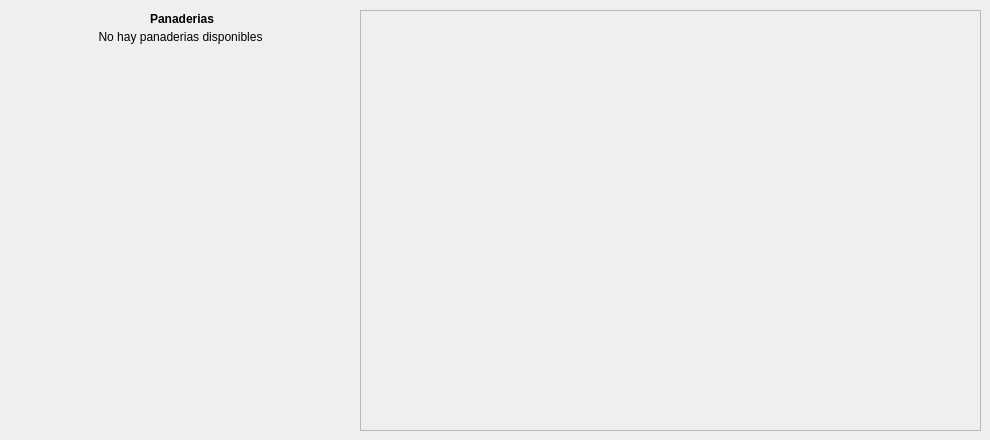
<?xml version="1.0" encoding="UTF-8"?>
<ui version="4.0">
 <class>selectWindow</class>
 <widget class="QWidget" name="selectWindow">
  <property name="geometry">
   <rect>
    <x>0</x>
    <y>0</y>
    <width>990</width>
    <height>440</height>
   </rect>
  </property>
  <property name="windowTitle">
   <string>Form</string>
  </property>
  <widget class="QScrollArea" name="chartsWebView">
   <property name="geometry">
    <rect>
     <x>360</x>
     <y>10</y>
     <width>621</width>
     <height>421</height>
    </rect>
   </property>
   <property name="widgetResizable">
    <bool>true</bool>
   </property>
   <widget class="QWidget" name="content">
    <property name="geometry">
     <rect>
      <x>0</x>
      <y>0</y>
      <width>619</width>
      <height>419</height>
     </rect>
    </property>
   </widget>
  </widget>
  <widget class="QLabel" name="title1">
   <property name="geometry">
    <rect>
     <x>150</x>
     <y>10</y>
     <width>81</width>
     <height>18</height>
    </rect>
   </property>
   <property name="font">
    <font>
     <weight>75</weight>
     <bold>true</bold>
    </font>
   </property>
   <property name="text">
    <string>Panaderias</string>
   </property>
  </widget>
  <widget class="QWidget" name="formWidget" native="true">
   <property name="geometry">
    <rect>
     <x>10</x>
     <y>30</y>
     <width>341</width>
     <height>401</height>
    </rect>
   </property>
   <layout class="QFormLayout" name="bakeriesView">
    <item row="0" column="0" colspan="2">
     <widget class="QLabel" name="noAvailableBakeries">
      <property name="text">
       <string>No hay panaderias disponibles</string>
      </property>
      <property name="alignment">
       <set>Qt::AlignHCenter|Qt::AlignTop</set>
      </property>
     </widget>
    </item>
   </layout>
  </widget>
 </widget>
 <resources/>
 <connections/>
</ui>
